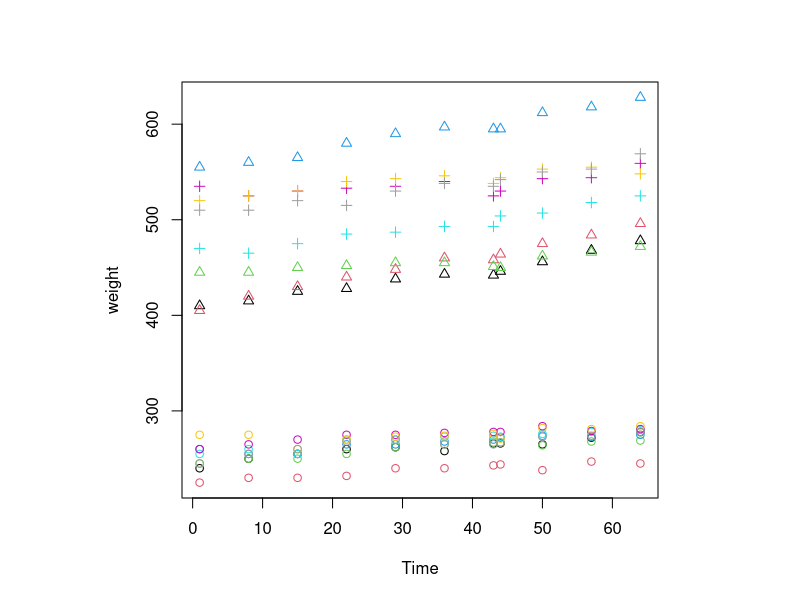
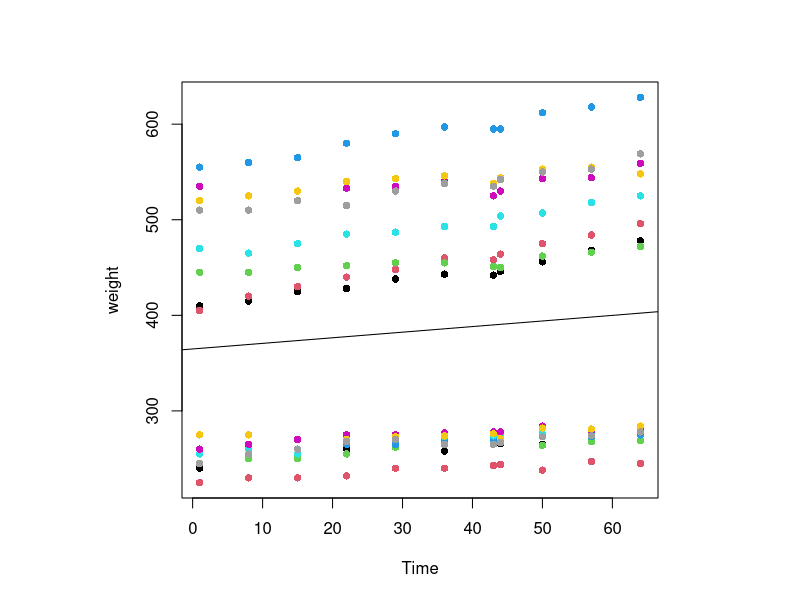
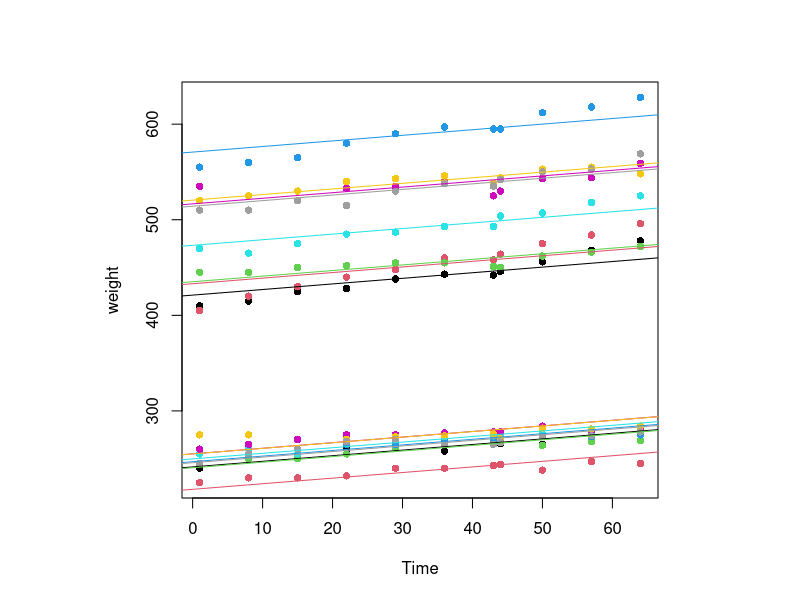
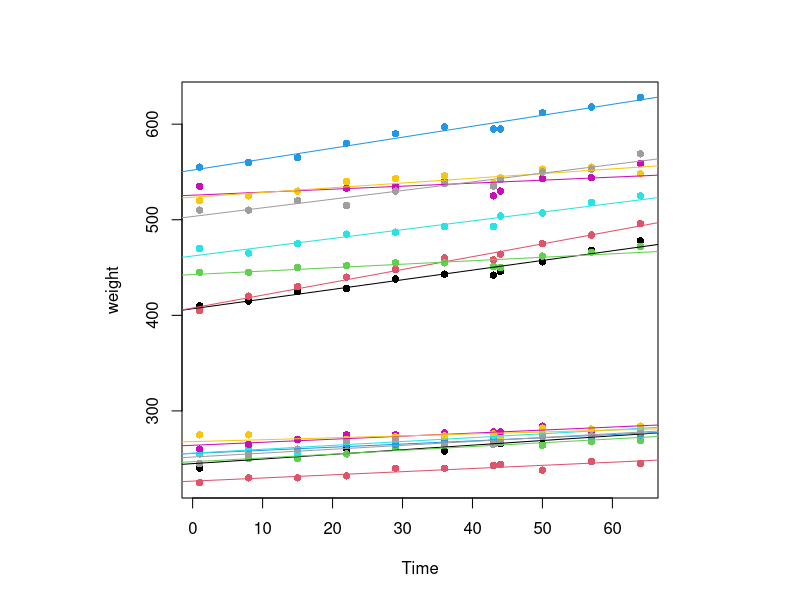
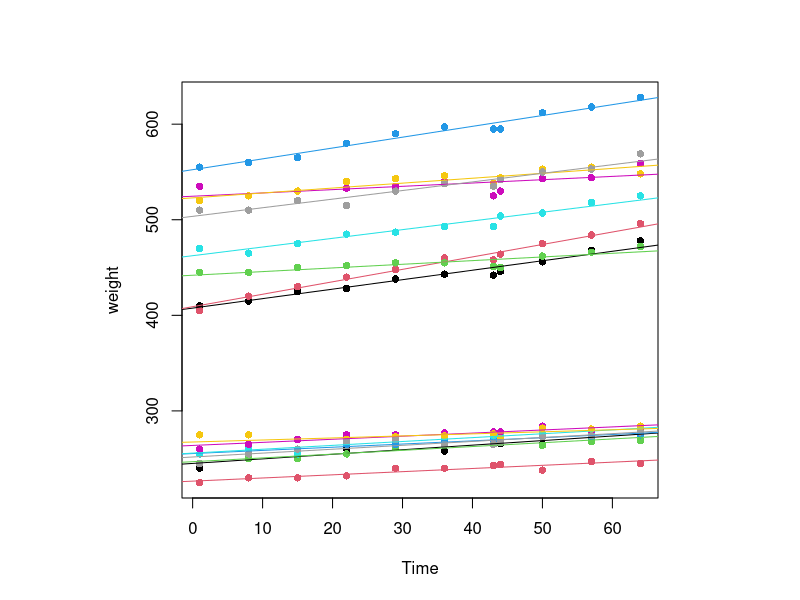
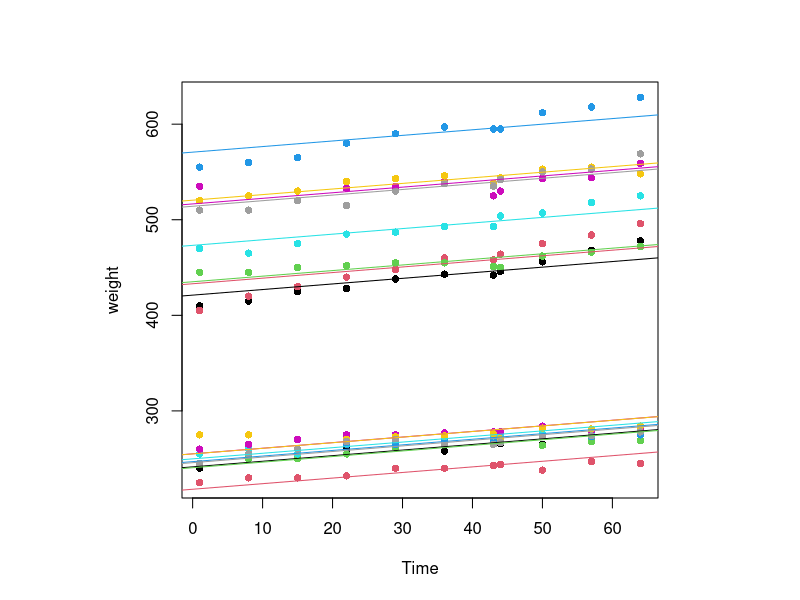
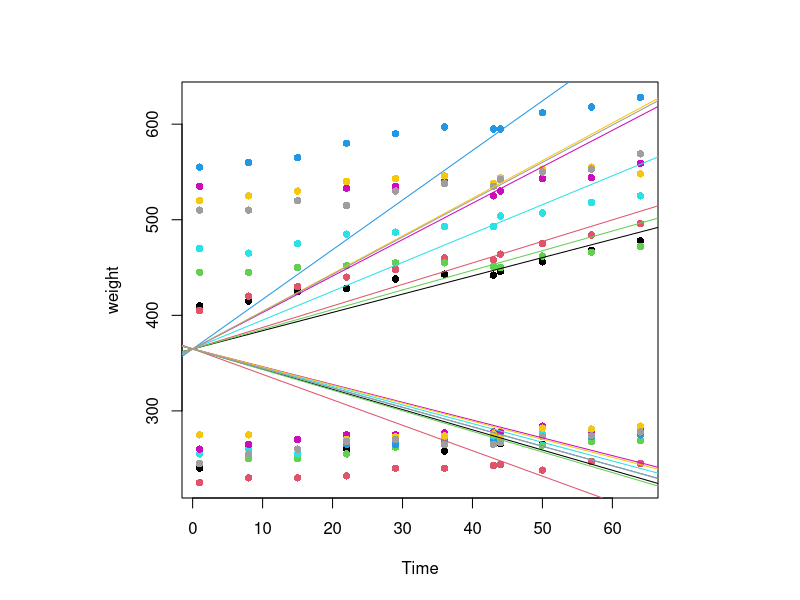
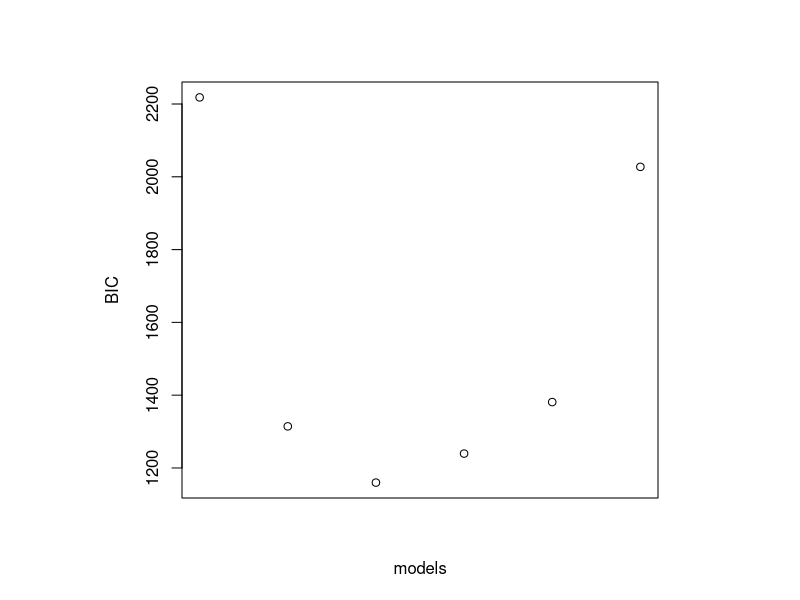

Recreate these plots in R, in order.
## ---- chunk 1
knitr::opts_chunk$set(collapse=TRUE, comment = "#>", fig.width=9, fig.height=6, eval=TRUE, echo=TRUE, results="verbatim", warning=FALSE)
## ---- chunk 2
d = nlme::BodyWeight
d$Rat = factor(d$Rat, levels=unique(d$Rat), order=FALSE)
head(d)
dim(d)
layout(1, respect=TRUE)
plot(weight~Time, d, col=d$Rat, pch=as.numeric(d$Diet))
## ---- chunk 3
m0 = lm(weight~Time, d)
m1 = lm(weight~Time+Rat, d)
m2 = lm(weight~Time*Rat, d)
## ---- chunk 4
layout(1, respect=TRUE)

m0 = lm(weight~Time, d)
summary(m0)
plot(weight~Time, d, pch=16, col=d$Rat, lty=as.numeric(d$Diet))
abline(m0)

m1 = lm(weight~Time+Rat, d)
summary(m1)
plot(weight~Time, d, pch=16, col=d$Rat, lty=as.numeric(d$Diet))
abline(a=m1$coef[1]             , b=m1$coef[2], col=1)
n = length(levels(d$Rat))
for (i in 2:n) {
  abline(a=m1$coef[1] + m1$coef[i+1], b=m1$coef[2], col=i)  
}


m2 = lm(weight~Time*Rat, d)
summary(m2)
plot(weight~Time, d, pch=16, col=d$Rat, lty=as.numeric(d$Diet))
abline(a=m2$coef[1]             , b=m2$coef[2]              , col=1)
n = length(levels(d$Rat))
for (i in 2:n) {
  abline(a=m2$coef[1] + m2$coef[i+1], b=m2$coef[2] + m2$coef[n+i] , col=i)
}
# abline(a=m2$coef[1] + m2$coef[3], b=m2$coef[2] + m2$coef[7] , col=2)
# abline(a=m2$coef[1] + m2$coef[4], b=m2$coef[2] + m2$coef[8] , col=3)
# abline(a=m2$coef[1] + m2$coef[5], b=m2$coef[2] + m2$coef[9] , col=4)
# abline(a=m2$coef[1] + m2$coef[6], b=m2$coef[2] + m2$coef[10], col=5)

## ---- chunk 5
m4 = lme4::lmer(weight ~ Time + (Time | Rat), data=d)
## ---- chunk 6
layout(1, respect=TRUE)


m4 = lme4::lmer(weight ~ Time + (Time | Rat), data=d)
summary(m4)
coef(m4)
plot(weight~Time, d, pch=16, col=d$Rat, lty=as.numeric(d$Diet))
n = length(levels(d$Rat))
for (i in 1:n) {
  abline(a=coef(m4)$Rat[i,1], b=coef(m4)$Rat[i,2], col=i)
}
## ---- chunk 7
m6 = lme4::lmer(weight ~ Time + (1 | Rat), data = d)
m8 = lme4::lmer(weight ~ Time + (0+Time | Rat), data = d)
## ---- chunk 8
layout(1, respect=TRUE)

m6 = lme4::lmer(weight ~ Time + (1 | Rat), data = d)
summary(m6)
coef(m6)
plot(weight~Time, d, pch=16, col=d$Rat, lty=as.numeric(d$Diet))
n = length(levels(d$Rat))
for (i in 1:n) {
  abline(a=coef(m6)$Rat[i,1], b=coef(m6)$Rat[i,2], col=i)
}

m8 = lme4::lmer(weight ~ Time + (0+Time | Rat), data = d)
summary(m8)
coef(m8)
plot(weight~Time, d, pch=16, col=d$Rat, lty=as.numeric(d$Diet))
for (i in 1:n) {
  abline(a=coef(m8)$Rat[i,1], b=coef(m8)$Rat[i,2], col=i)
}
## ---- chunk 9
layout(1, respect=TRUE)
plot(c(
  BICm0=BIC(m0),
  BICm1=BIC(m1),
  BICm2=BIC(m2),
  BICm4=BIC(m4),
  BICm6=BIC(m6),
  BICm8=BIC(m8)
), ylab="BIC", xaxt="n", xlab="models")
## ---- chunk 10
BIC(m0)
BIC(m1)
BIC(m2)
BIC(m4)
BIC(m6)
BIC(m8)
## ---- chunk 11
m4 = lme4::lmer(weight ~ Time + (Time | Rat), data=d)
summary(m4)
coef(m4)
plot(weight~Time, d, pch=16, col=d$Rat, lty=as.numeric(d$Diet))
n = length(levels(d$Rat))
for (i in 1:n) {
  abline(a=coef(m4)$Rat[i,1], b=coef(m4)$Rat[i,2], col=i)
}

m9 = lme4::lmer(weight ~ Time + Diet + (Time | Rat), data=d)
summary(m9)

m10 = lme4::lmer(weight ~ Time + Diet + (Time + Diet | Rat), data=d)
summary(m10)

BIC(m4)
BIC(m9)
BIC(m10)

anova(m4, m9, test="Chisq")



# m11 = lme4::lmer(weight ~ Time + (Time | Rat / Diet) , data=d)
# summary(m11)
#
# m11 = lme4::lmer(weight ~ Time + (Time | Diet / Rat ) , data=d)
# summary(m11)

## ---- chunk 12
sessionInfo()
